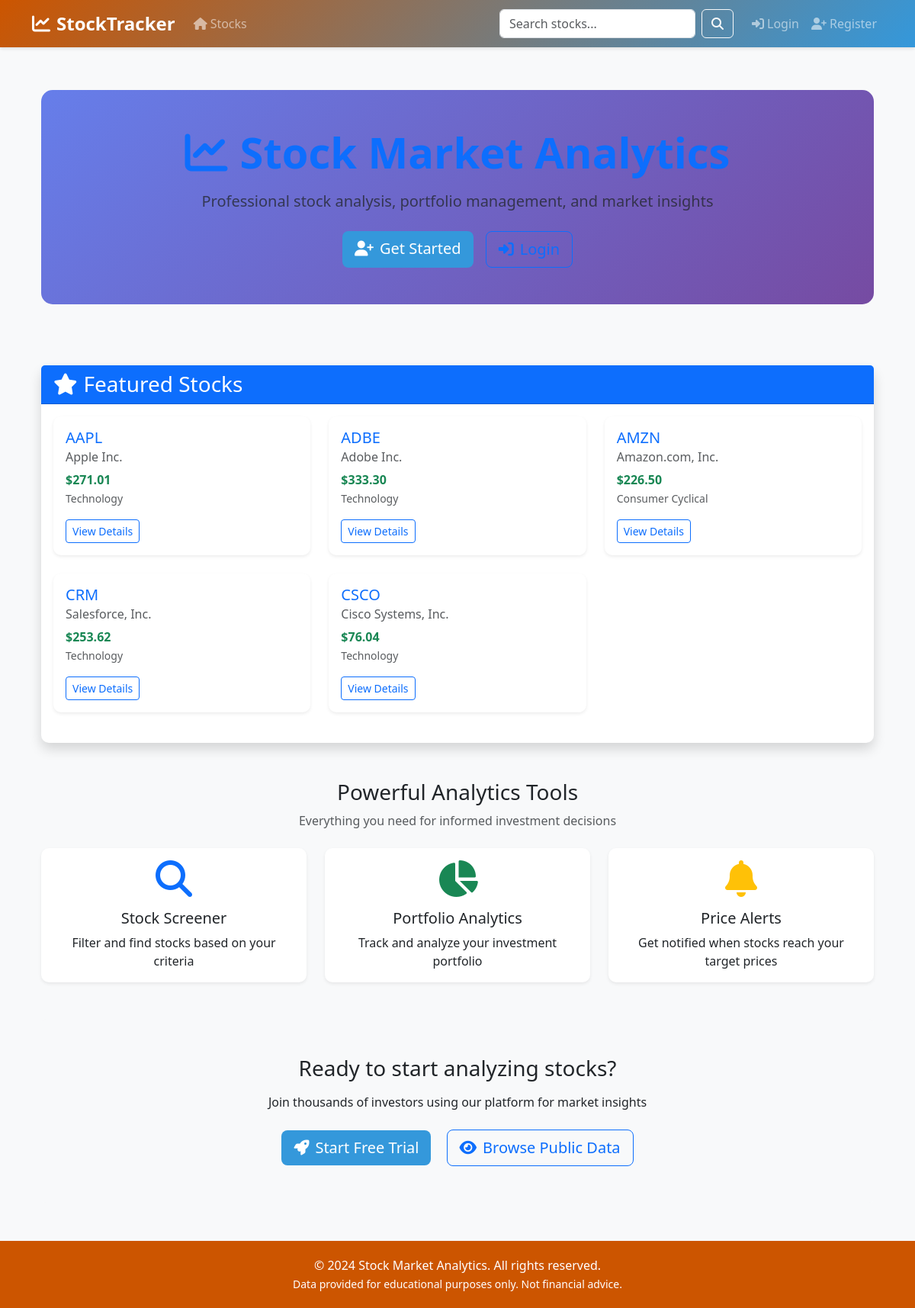
The page / on the database its author committed.
### stocks/models.py (models this page shows, shortened)
class Stock(models.Model):
    ticker = models.CharField(max_length=10, unique=True, db_index=True)
    company_name = models.CharField(max_length=255)
    sector = models.CharField(max_length=100, blank=True)
    industry = models.CharField(max_length=100, blank=True)
    exchange = models.CharField(max_length=50, blank=True)
    currency = models.CharField(max_length=10, default='USD')
    current_price = models.DecimalField(max_digits=12, decimal_places=2, null=True, blank=True)
    previous_close = models.DecimalField(max_digits=12, decimal_places=2, null=True, blank=True)
    open_price = models.DecimalField(max_digits=12, decimal_places=2, null=True, blank=True)
    day_high = models.DecimalField(max_digits=12, decimal_places=2, null=True, blank=True)
    day_low = models.DecimalField(max_digits=12, decimal_places=2, null=True, blank=True)
    volume = models.BigIntegerField(null=True, blank=True)
    market_cap = models.BigIntegerField(null=True, blank=True)
    pe_ratio = models.DecimalField(max_digits=10, decimal_places=2, null=True, blank=True)
    dividend_yield = models.DecimalField(max_digits=5, decimal_places=2, null=True, blank=True)
    is_active = models.BooleanField(default=True)
    last_updated = models.DateTimeField(auto_now=True)
    created_at = models.DateTimeField(auto_now_add=True)
    class Meta:
        db_table = 'stocks'
        ordering = ['ticker']
        indexes = [
            models.Index(fields=['ticker']),
            models.Index(fields=['sector']),
            models.Index(fields=['last_updated']),
        ]

### users/views.py (the view)
# urls.py: path('', views.home_view, name='home'),
def home_view(request):
    top_stocks = Stock.objects.all().order_by('ticker')[:5]
    return render(request, 'users/home.html', {'top_stocks': top_stocks})

### templates/users/home.html (shortened to what this page needs)
{% extends 'base/base.html' %}
{% block content %}
<div class="container-fluid">
    <div class="row mb-5">
        <div class="col-12">
            <div class="hero-section text-center py-5">
                <h1 class="display-4 fw-bold text-primary mb-3">
                    <i class="fas fa-chart-line me-3"></i>Stock Market Analytics
                </h1>
                <p class="lead text-muted mb-4">
                    Professional stock analysis, portfolio management, and market insights
                </p>
                <div class="d-flex justify-content-center gap-3">
                    {% if user.is_authenticated %}
                        <a href="{% url 'stocks:dashboard' %}" class="btn btn-primary btn-lg">
                            <i class="fas fa-tachometer-alt me-2"></i>Go to Dashboard
                        </a>
                        <a href="{% url 'stocks:stock_list' %}" class="btn btn-outline-primary btn-lg">
                            <i class="fas fa-list me-2"></i>Browse Stocks
                        </a>
                    {% else %}
                        <a href="{% url 'users:register' %}" class="btn btn-primary btn-lg">
                            <i class="fas fa-user-plus me-2"></i>Get Started
                        </a>
                        <a href="{% url 'users:login' %}" class="btn btn-outline-primary btn-lg">
                            <i class="fas fa-sign-in-alt me-2"></i>Login
                        </a>
                    {% endif %}
                </div>
            </div>
        </div>
    </div>
    {% if top_stocks %}
    <div class="row mb-5">
        <div class="col-12">
            <div class="card shadow">
                <div class="card-header bg-primary text-white">
                    <h3 class="card-title mb-0">
                        <i class="fas fa-star me-2"></i>Featured Stocks
                    </h3>
                </div>
                <div class="card-body">
                    <div class="row">
                        {% for stock in top_stocks %}
                        <div class="col-md-6 col-lg-4 mb-4">
                            <div class="card h-100 border-0 shadow-sm">
                                <div class="card-body">
                                    <h5 class="card-title">
                                        <a href="{% url 'stocks:stock_detail' stock.ticker %}" class="text-decoration-none">
                                            {{ stock.ticker }}
                                        </a>
                                    </h5>
                                    <h6 class="card-subtitle mb-2 text-muted">{{ stock.company_name }}</h6>
                                    {% if stock.current_price %}
                                    <p class="card-text">
                                        <strong class="text-success">${{ stock.current_price|floatformat:2 }}</strong>
                                        {% if stock.sector %}
                                        <br><small class="text-muted">{{ stock.sector }}</small>
                                        {% endif %}
                                    </p>
                                    {% else %}
                                    <p class="card-text text-muted">Price data not available</p>
                                    {% endif %}
                                    <a href="{% url 'stocks:stock_detail' stock.ticker %}" class="btn btn-sm btn-outline-primary">
                                        View Details
                                    </a>
                                </div>
                            </div>
                        </div>
                        {% endfor %}
                    </div>
                </div>
            </div>
        </div>
    </div>
    {% endif %}
    <div class="row mb-5">
        <div class="col-12">
            <div class="text-center mb-4">
                <h2 class="h3">Powerful Analytics Tools</h2>
                <p class="text-muted">Everything you need for informed investment decisions</p>
            </div>
            <div class="row g-4">
                <div class="col-md-4">
                    <div class="card h-100 text-center border-0 shadow-sm">
                        <div class="card-body">
                            <i class="fas fa-search fa-3x text-primary mb-3"></i>
                            <h5 class="card-title">Stock Screener</h5>
                            <p class="card-text">Filter and find stocks based on your criteria</p>
                        </div>
                    </div>
                </div>
                <div class="col-md-4">
                    <div class="card h-100 text-center border-0 shadow-sm">
                        <div class="card-body">
                            <i class="fas fa-chart-pie fa-3x text-success mb-3"></i>
                            <h5 class="card-title">Portfolio Analytics</h5>
                            <p class="card-text">Track and analyze your investment portfolio</p>
                        </div>
                    </div>
                </div>
                <div class="col-md-4">
                    <div class="card h-100 text-center border-0 shadow-sm">
                        <div class="card-body">
                            <i class="fas fa-bell fa-3x text-warning mb-3"></i>
                            <h5 class="card-title">Price Alerts</h5>
                            <p class="card-text">Get notified when stocks reach your target prices</p>
                        </div>
                    </div>
                </div>
            </div>
        </div>
    </div>
    {% if not user.is_authenticated %}
    <div class="row">
        <div class="col-12">
            <div class="text-center py-5 bg-light rounded">
                <h3 class="mb-3">Ready to start analyzing stocks?</h3>
                <p class="mb-4">Join thousands of investors using our platform for market insights</p>
                <a href="{% url 'users:register' %}" class="btn btn-primary btn-lg me-3">
                    <i class="fas fa-rocket me-2"></i>Start Free Trial
                </a>
                <a href="{% url 'stocks:stock_list' %}" class="btn btn-outline-primary btn-lg">
                    <i class="fas fa-eye me-2"></i>Browse Public Data
                </a>
            </div>
        </div>
    </div>
    {% endif %}
</div>
{% endblock %}

### templates/base/base.html (style rules this page uses)
:root { --primary-color: #cc5500; --secondary-color: #3498db; --success-color: #27ae60; --danger-color: #e74c3c; --warning-color: #f39c12; }
body { font-family: 'Segoe UI', Tahoma, Geneva, Verdana, sans-serif; background-color: #f8f9fa; }
.card { border: none; border-radius: 10px; box-shadow: 0 2px 8px rgba(0,0,0,0.1); transition: transform 0.2s; }
.btn-primary { background-color: var(--secondary-color); border: none; }

### templates/users/home.html (style rules this page uses)
.hero-section { background: linear-gradient(135deg, #667eea 0%, #764ba2 100%); color: white; border-radius: 15px; margin: 2rem 0; }

### rows shown on the page
Stock: ticker "AAPL", company_name "Apple Inc.", current_price "271.01", sector "Technology"
Stock: ticker "ADBE", company_name "Adobe Inc.", current_price "333.30", sector "Technology"
Stock: ticker "AMZN", company_name "Amazon.com, Inc.", current_price "226.50", sector "Consumer Cyclical"
Stock: ticker "CRM", company_name "Salesforce, Inc.", current_price "253.62", sector "Technology"
Stock: ticker "CSCO", company_name "Cisco Systems, Inc.", current_price "76.04", sector "Technology"
